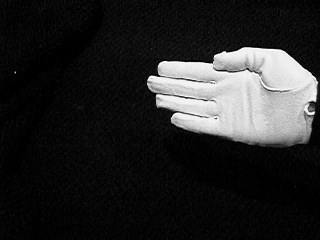
%> input picture code/paper/paper_0003.png, 320 x 240 px, given in place of rock_0041.png, which was not available
$ octave signature_test.m   (GNU Octave 9; MATLAB toolbox functions it lacks are replaced by stand-ins)
%> lines starting %> are read from the running program, lines starting %| are printed output that depends on the picture; in (x1, y1, x2, y2) boxes, pixels count from 0 and x2, y2 are one past the last pixel; in counts of white or black regions, pixels touching at a corner belong together; the program's own positions count from 1; pictures that were not available may be replaced by others from this repository, and a replacement may not be noted
### code/hand_threshold.m

function T = hand_threshold(I)

if (isa(I,'uint8'))
  I=double(I)/255;
end

%% initial t : initial estimate of the overall average image intensity
T = (min(min(I)) + max(max(I)))/2;

%% covergence criterion
deltaT = 0.001;

%% condition for the loop
done = false;

%% looping
while ~done
    g = I >= T; %checking which indexes are above or lesser than initial threshold

    currentT = (mean(I(g)) + mean(I(~g))) / 2; %formula for isothresh

    done = abs(T - currentT) < deltaT; %break loop if T and currentT is equal or has little difference, return  T;

    T = currentT;
end

### code/hand_extract.m

function B = hand_extract(I)

if (nargin<1)
  error('This function requires an image as input');
end
if (isa(I,'uint8'))
  I = double(I(:,:,1))/255;
end

%% result of the thresholding
threshold = hand_threshold(I);

%% scaling the threshold
threshK = 0.20;
thresh = threshK * threshold;

%% getting those that are above the threhold
I = I > thresh;

%% perform hit or miss for cleaning the image

% structuring element
t1 = ones(10, 7);

% set
set =  t1;

% unset
unset = imcomplement(set);

% image complement
IC = imcomplement(I);

% erosion
erosion1 = imerode(I, set);
erosion2 = imerode(IC, unset);
I = erosion1 & erosion2;

%% perform dilation for cleaning the image, se = t1;
I = imdilate(I, t1);

%% perform closing of the narrow regions , se = disk;
t2 = strel('disk', 5);
I = imclose(I, t2);

%% filling the holes in the image
I = imfill(I, 'holes');

%% labelling the hand region
B = bwlabel(I);
return

### code/hand_signature.m

function S = hand_signature(B)
%% centroid
stats = regionprops(B, 'Centroid');

%% boundaries
boundary = bwboundaries(B);

for k=1:length(stats)

    centroid = stats(k).Centroid; %center

    bound = boundary(k); %outer boundary

    % boundary coordinates
    x = bound{1,1}(:,2);
    y = bound{1,1}(:,1);

    %points centered on the centroid
    subx = x-centroid(1);
    suby = y-centroid(2);

    xy = [subx, suby];
end

%% rotated coordinates: based on a given angle
for a=0:359
	rotationMatrix = [cosd(a), -sind(a); sind(a), cosd(a)];
	xyRotated = xy * rotationMatrix;

    %find the x coordinates that is close to zero
    xx = xyRotated(:, 1);
    yy = xyRotated(:, 2);

    % if the xx is the same as the centroid: check for its position
    cx = round(xx) ==  0;

    % get the y coordinate for the xx that has the same point as the centroid
    cy = yy(cx);

    % get the max cy
    maxim = max(cy);

    if maxim >= 0
        S(1, a+ 1) = maxim;
    else
        S(1, a + 1) = 0;
    end

end

return

### code/signature_test.m
% TEST SCRIPT FOR SIGNATURE CREATION

disp('This test script will create a signature for 3 images in the dataset');

I=double( imread(['rock' filesep 'rock_0041.png'])) / 255;
%> I: size 240x320 double; min 0, max 1, mean 0.152
B=hand_extract(I);
%> in hand_threshold, `T = (min(min(I)) + max(max(I)))/2;`: T = 0.5
%> the loop in hand_threshold, `while ~done` made 3 passes
%> (currentT, done, T) on passes 1 to 3: (0.428, false, 0.428), (0.423, false, 0.423), (0.422, true, 0.422)
%> pass 1, in hand_threshold, `g = I >= T;`:
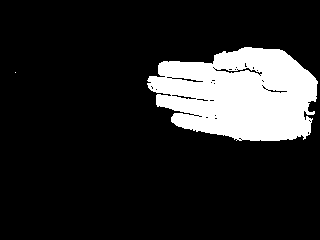
%> g: size 240x320 logical; 15.3% white; 2 white regions (1 under 20 px), largest, box (x1, y1, x2, y2) and area: (147, 47, 318, 141) 11771
%> pass 2, in hand_threshold, `g = I >= T;`:
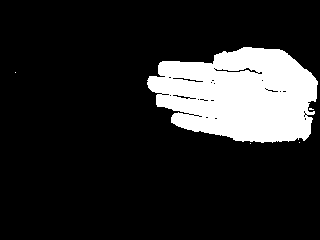
%> g: size 240x320 logical; 15.6% white; 5 white regions (4 under 20 px), largest, box (x1, y1, x2, y2) and area: (147, 47, 318, 143) 12006
%> in hand_extract, `threshold = hand_threshold(I);`: threshold = 0.422
%> in hand_extract, `thresh = threshK * threshold;`: thresh = 0.0845
%> in hand_extract, `I = I > thresh;`:
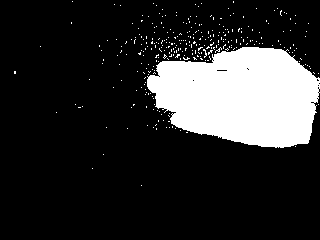
%> I: size 240x320 logical; 17.7% white; 316 white regions (315 under 20 px), largest, box (x1, y1, x2, y2) and area: (147, 47, 320, 148) 12955
%> in hand_extract, `erosion1 = imerode(I, set);`:
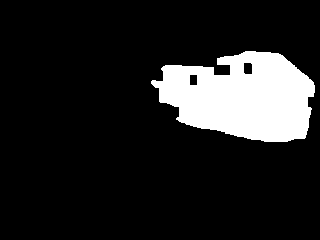
%> erosion1: size 240x320 logical; 13.5% white; 1 white region, box (x1, y1, x2, y2) and area: (151, 51, 315, 142) 10351
%> in hand_extract, `I = erosion1 & erosion2;`: I: size 240x320 logical; every value is 0
%> in hand_extract, `B = bwlabel(I);`: B: size 240x320 double; every value is 0
S_rok = hand_signature(B);
%> in hand_signature, `stats = regionprops(B, 'Centroid');`: stats = 0 regions
%> in hand_signature, `boundary = bwboundaries(B);`: boundary = {}
%> the run ends on the next line

$ run again, on code/paper/paper_0006.png
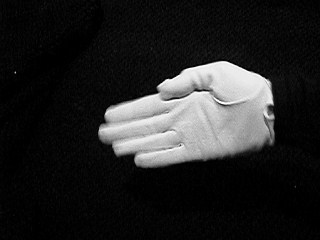
%> input picture code/paper/paper_0006.png, 320 x 240 px, given in place of rock_0041.png, which was not available
%> in hand_threshold, `T = (min(min(I)) + max(max(I)))/2;`: T = 0.5
%> the loop in hand_threshold, `while ~done` made 3 passes
%> (currentT, done, T) on passes 1 to 3: (0.393, false, 0.393), (0.385, false, 0.385), (0.384, true, 0.384)
%> pass 1, in hand_threshold, `g = I >= T;`:
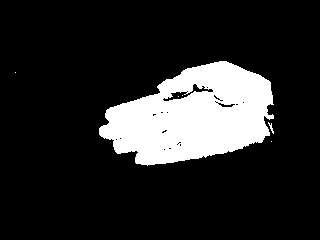
%> g: size 240x320 logical; 15.7% white; 6 white regions (4 under 20 px), largest, box (x1, y1, x2, y2) and area: (99, 61, 274, 166) 11994, (268, 122, 274, 134) 25
%> threshold = 0.384
%> thresh = 0.0769
%> IC: size 240x320 logical; 81.5% white; 302 black regions (300 under 20 px), largest, box (x1, y1, x2, y2) and area: (98, 61, 275, 169) 13582, (222, 51, 238, 60) 35
%> in hand_extract, `erosion1 = imerode(I, set);`:
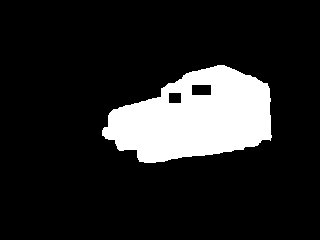
%> erosion1: size 240x320 logical; 14.3% white; 1 white region, box (x1, y1, x2, y2) and area: (102, 65, 272, 163) 11004
%> B: size 240x320 double; every value is 0
%> stats = 0 regions
%> boundary = {}
